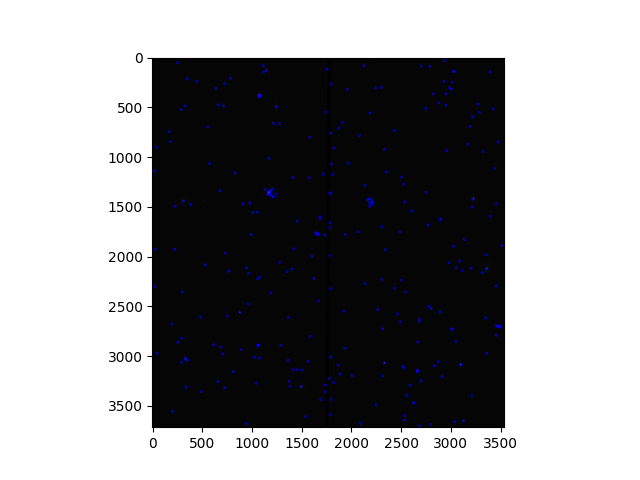
#> input picture notebooks/tst.png, 640 x 480 px
$ python -i hubble_preprocessor.py   (imports and definitions only)
#> lines starting #> are read from the running program, lines starting #| are printed output that depends on the picture; after the words box and inside, x2 and y2 are one past the last pixel; in counts of white or black regions, pixels touching at a corner belong together
import os
import cv2
import argparse
import numpy as np
from tqdm import tqdm
from scipy import ndimage
from astropy.io import fits
from pathing import PROCESSED_DATA_PATH,RAW_DATA_PATH
from astroquery.esa.hubble import ESAHubble
from astropy.visualization import LogStretch
from matplotlib import pyplot as plt

def findRotateImage(image):
    binary_mask=np.where(image>0.00000001,255,0).astype(np.uint8)
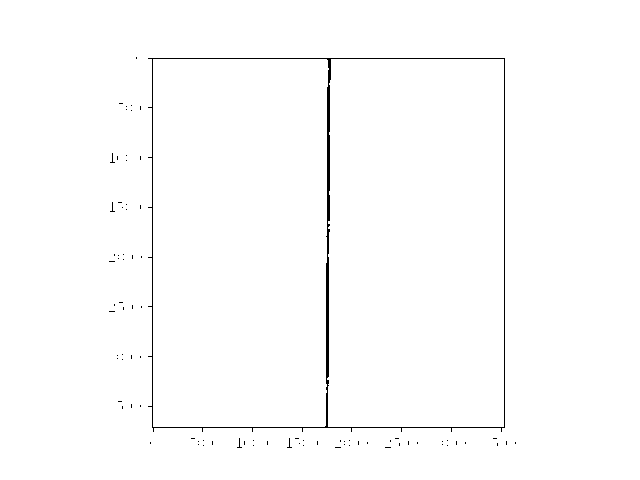
#> binary_mask: shape (480, 640); 99.1% white; black in thin lines or dots, all inside (x1, y1, x2, y2) = (109, 57, 516, 448)

    cnts = cv2.findContours(binary_mask, cv2.RETR_EXTERNAL, cv2.CHAIN_APPROX_SIMPLE)[-2]
#> cnts = [[[0, 0], [0, 479], [639, 479], [639, 0]]]
    cnt = sorted(cnts, key=cv2.contourArea)[-1]
#> cnt = [[0, 0], [0, 479], [639, 479], [639, 0]]
    rot_rect = cv2.minAreaRect(cnt)
#> rot_rect = ((319.5, 239.5), (479, 639), -90)

    angle = rot_rect[2] # rect angle
#> angle = -90
    return ndimage.rotate(image, angle)
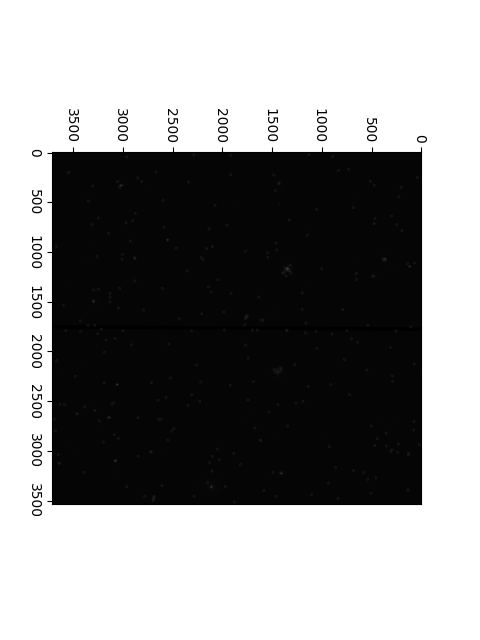
#> returned value: shape (640, 480); min 0, max 255, mean 147.3


def crop(image):
    h,w = image.shape
    y_nonzero, x_nonzero= np.nonzero(image)
    ysen = int(np.maximum(np.min(y_nonzero),h-np.max(y_nonzero))+args.crop_margin*h)
    xsen = int(np.maximum(np.min(x_nonzero),w-np.max(x_nonzero))+args.crop_margin*w)
    return image[ysen:h-ysen,xsen:w-xsen]


def main():
    for filename in tqdm(os.listdir(INPUT_DATA_PATH)):
        hdul = fits.open(os.path.join(INPUT_DATA_PATH,filename))
        i = 1 if len(hdul) > 1 else 0
        image = hdul[i].data
        try:
            exp_time = hdul[0].header["EXPTIME"]
            rotated_image = findRotateImage(image)
            cropped_image = crop(rotated_image)
            output_file = f"{OUTPUT_DATA_PATH}/{filename}_{exp_time}".replace(".fits","")
            np.savez_compressed(output_file,cropped_image)
            plt.imshow(stretch(cropped_image),cmap="gray")
            plt.savefig(f"{output_file}.png")
        except Exception as e:
            print(f"Error: {e}")
            print("No Exposure-Time found! Not saved!")


    pass
# [17 lines not run here, left out]

>>> import cv2
>>> picture = cv2.imread('../../notebooks/tst.png', cv2.IMREAD_GRAYSCALE)
>>> result = findRotateImage(picture)
